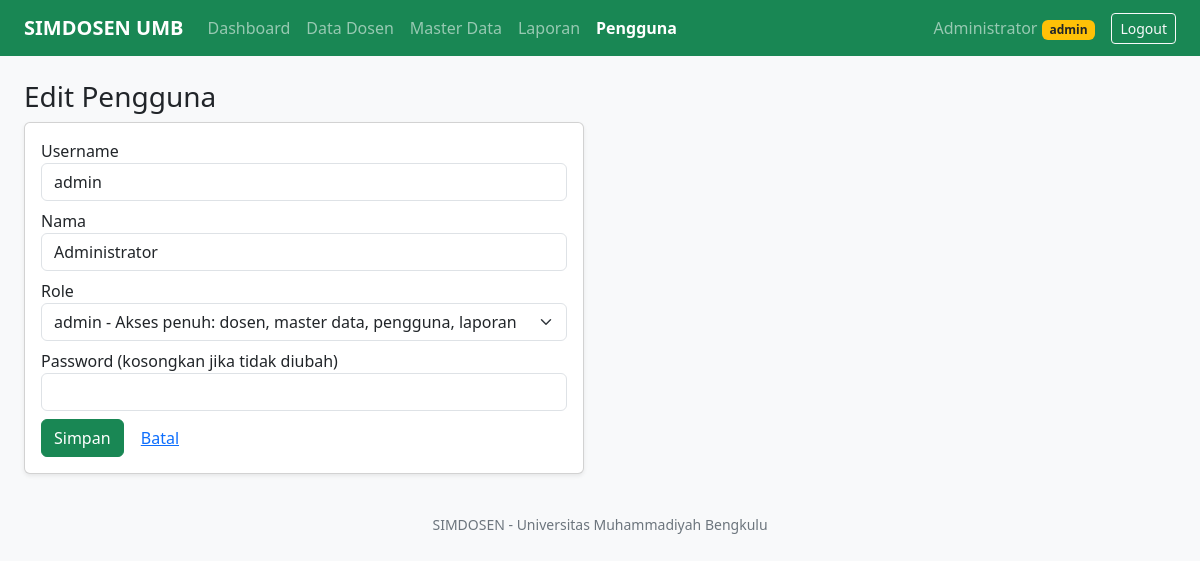
Screenshot of /user_form.php?id=1 (signed in) with the database file from the repository.
### tables this page shows
CREATE TABLE users (
  id INT AUTO_INCREMENT PRIMARY KEY,
  username VARCHAR(50) NOT NULL UNIQUE,
  password VARCHAR(255) NOT NULL,
  nama VARCHAR(100) NOT NULL,
  role_id INT NOT NULL,
  api_token VARCHAR(64) NULL,
  created_at TIMESTAMP DEFAULT CURRENT_TIMESTAMP,
  FOREIGN KEY (role_id) REFERENCES roles(id)
);

CREATE TABLE roles (
  id INT AUTO_INCREMENT PRIMARY KEY,
  nama VARCHAR(30) NOT NULL UNIQUE,
  keterangan VARCHAR(150)
);

### includes/auth.php (called while the page is built, shortened)
<?php
require_once __DIR__.'/koneksi.php';
function current_user(): ?array { return $_SESSION['user'] ?? null; }
function role_can(string $role, string $perm): bool { return in_array($perm, PERMISSIONS[$role] ?? [], true); }
function can(string $perm): bool { $u = current_user(); return $u !== null && role_can($u['role'], $perm); }

### includes/koneksi.php (called while the page is built, shortened)
<?php
function db(): PDO {
  static $pdo = null;
  if (!$pdo) {
    try {
      $pdo = new PDO('mysql:host='.DB_HOST.';dbname='.DB_NAME.';charset=utf8mb4', DB_USER, DB_PASS, [
        PDO::ATTR_ERRMODE => PDO::ERRMODE_EXCEPTION,
        PDO::ATTR_DEFAULT_FETCH_MODE => PDO::FETCH_ASSOC,
      ]);
    } catch (PDOException $e) {
      http_response_code(500);
      header('Content-Type: text/plain; charset=utf-8');
      exit('Koneksi database gagal: '.$e->getMessage());
    }
  }
  return $pdo;
}
function h($s): string { return htmlspecialchars((string)$s, ENT_QUOTES, 'UTF-8'); }

### user_form.php (the view, shortened to what this page needs)
<?php
require_once __DIR__.'/includes/auth.php';
$id = (int)($_GET['id'] ?? 0);
$d = ['username' => '', 'nama' => '', 'role_id' => ''];
if ($id) {
  $st = db()->prepare('SELECT id, username, nama, role_id FROM users WHERE id = ?'); $st->execute([$id]);
  $d = $st->fetch();
}
$roles = db()->query('SELECT id, nama, keterangan FROM roles ORDER BY id')->fetchAll();
$judul = $id ? 'Edit Pengguna' : 'Tambah Pengguna';
require __DIR__.'/includes/header.php';
?>
<h3><?= h($judul) ?></h3>
<form method="post" class="card card-body shadow-sm" style="max-width:560px"><?= csrf_field() ?>
  <label class="form-label">Username<input class="form-control" name="username" value="<?= h($d['username']) ?>" required></label>
  <label class="form-label">Nama<input class="form-control" name="nama" value="<?= h($d['nama']) ?>" required></label>
  <label class="form-label">Role<select class="form-select" name="role_id" required><option value="">- pilih -</option>
    <?php foreach ($roles as $r): ?><option value="<?= $r['id'] ?>" <?= $d['role_id'] == $r['id'] ? 'selected' : '' ?>><?= h($r['nama']) ?> - <?= h($r['keterangan']) ?></option><?php endforeach; ?></select></label>
  <label class="form-label">Password <?= $id ? '(kosongkan jika tidak diubah)' : '' ?><input type="password" class="form-control" name="password" <?= $id ? '' : 'required' ?>></label>
  <div><button class="btn btn-success">Simpan</button> <a class="btn btn-link" href="users.php">Batal</a></div>
</form>
<?php require __DIR__.'/includes/footer.php'; ?>

### includes/header.php (shortened to what this page needs)
<?php
$u = current_user();
$halaman = basename($_SERVER['PHP_SELF']);
function nav_item(string $file, string $label, string $perm, string $halaman, array $alias = []): void {
  $aktif = $halaman === $file || in_array($halaman, $alias, true);
  echo '<li class="nav-item"><a class="nav-link'.($aktif ? ' active fw-semibold' : '').'" href="'.$file.'">'.$label.'</a></li>';
}
?><!DOCTYPE html>
<html lang="id"><head>
<link href="https://cdn.jsdelivr.net/npm/bootstrap@5.3.3/dist/css/bootstrap.min.css" rel="stylesheet">
</head><body class="bg-light">
<nav class="navbar navbar-expand-lg navbar-dark bg-success d-print-none">
<div class="container-fluid px-4">
  <a class="navbar-brand fw-bold" href="dashboard.php">SIMDOSEN UMB</a>
  <div class="collapse navbar-collapse" id="nav">
    <ul class="navbar-nav me-auto">
      <?php
      nav_item('dashboard.php', 'Dashboard', 'dashboard', $halaman);
      nav_item('users.php', 'Pengguna', 'users.manage', $halaman, ['user_form.php']);
      ?>
    </ul>
    <span class="navbar-text me-3"><?= h($u['nama'] ?? '') ?> <span class="badge bg-warning text-dark"><?= h($u['role'] ?? '') ?></span></span>
    <a class="btn btn-sm btn-outline-light" href="logout.php">Logout</a>
  </div>
</div></nav>
<main class="container-fluid px-4 py-4">

### rows the page displays
users: nama "Administrator", username "admin", role_id "admin - Akses penuh: dosen, master data, pengguna, laporan"

### other values shown
$label "Dashboard Data Dosen Master Data Laporan Pengguna"
$judul "Edit Pengguna"
